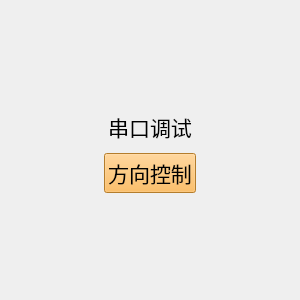
<?xml version="1.0" encoding="UTF-8"?>
<ui version="4.0">
 <class>MainWindow</class>
 <widget class="QMainWindow" name="MainWindow">
  <property name="geometry">
   <rect>
    <x>0</x>
    <y>0</y>
    <width>300</width>
    <height>300</height>
   </rect>
  </property>
  <property name="font">
   <font>
    <pointsize>3</pointsize>
   </font>
  </property>
  <property name="windowTitle">
   <string>MainWindow</string>
  </property>
  <widget class="QWidget" name="centralwidget">
   <layout class="QHBoxLayout" name="horizontalLayout_2">
    <item>
     <layout class="QVBoxLayout" name="verticalLayout_2">
      <item>
       <spacer name="verticalSpacer">
        <property name="orientation">
         <enum>Qt::Vertical</enum>
        </property>
        <property name="sizeHint" stdset="0">
         <size>
          <width>20</width>
          <height>40</height>
         </size>
        </property>
       </spacer>
      </item>
      <item>
       <layout class="QHBoxLayout" name="horizontalLayout">
        <item>
         <spacer name="horizontalSpacer_2">
          <property name="orientation">
           <enum>Qt::Horizontal</enum>
          </property>
          <property name="sizeHint" stdset="0">
           <size>
            <width>40</width>
            <height>20</height>
           </size>
          </property>
         </spacer>
        </item>
        <item>
         <layout class="QVBoxLayout" name="verticalLayout">
          <item>
           <widget class="QPushButton" name="pushButton">
            <property name="font">
             <font>
              <pointsize>16</pointsize>
             </font>
            </property>
            <property name="autoFillBackground">
             <bool>false</bool>
            </property>
            <property name="styleSheet">
             <string notr="true">background-color: rgb(252, 233, 79);
alternate-background-color: rgb(173, 127, 168);</string>
            </property>
            <property name="text">
             <string>串口调试</string>
            </property>
            <property name="autoDefault">
             <bool>false</bool>
            </property>
            <property name="default">
             <bool>false</bool>
            </property>
            <property name="flat">
             <bool>true</bool>
            </property>
           </widget>
          </item>
          <item>
           <widget class="QPushButton" name="pushButton_2">
            <property name="font">
             <font>
              <pointsize>16</pointsize>
             </font>
            </property>
            <property name="autoFillBackground">
             <bool>false</bool>
            </property>
            <property name="styleSheet">
             <string notr="true">background-color: rgb(252, 175, 62);</string>
            </property>
            <property name="text">
             <string>方向控制</string>
            </property>
           </widget>
          </item>
         </layout>
        </item>
        <item>
         <spacer name="horizontalSpacer">
          <property name="orientation">
           <enum>Qt::Horizontal</enum>
          </property>
          <property name="sizeHint" stdset="0">
           <size>
            <width>40</width>
            <height>20</height>
           </size>
          </property>
         </spacer>
        </item>
       </layout>
      </item>
      <item>
       <spacer name="verticalSpacer_2">
        <property name="orientation">
         <enum>Qt::Vertical</enum>
        </property>
        <property name="sizeHint" stdset="0">
         <size>
          <width>20</width>
          <height>40</height>
         </size>
        </property>
       </spacer>
      </item>
     </layout>
    </item>
   </layout>
  </widget>
 </widget>
 <resources/>
 <connections/>
</ui>
